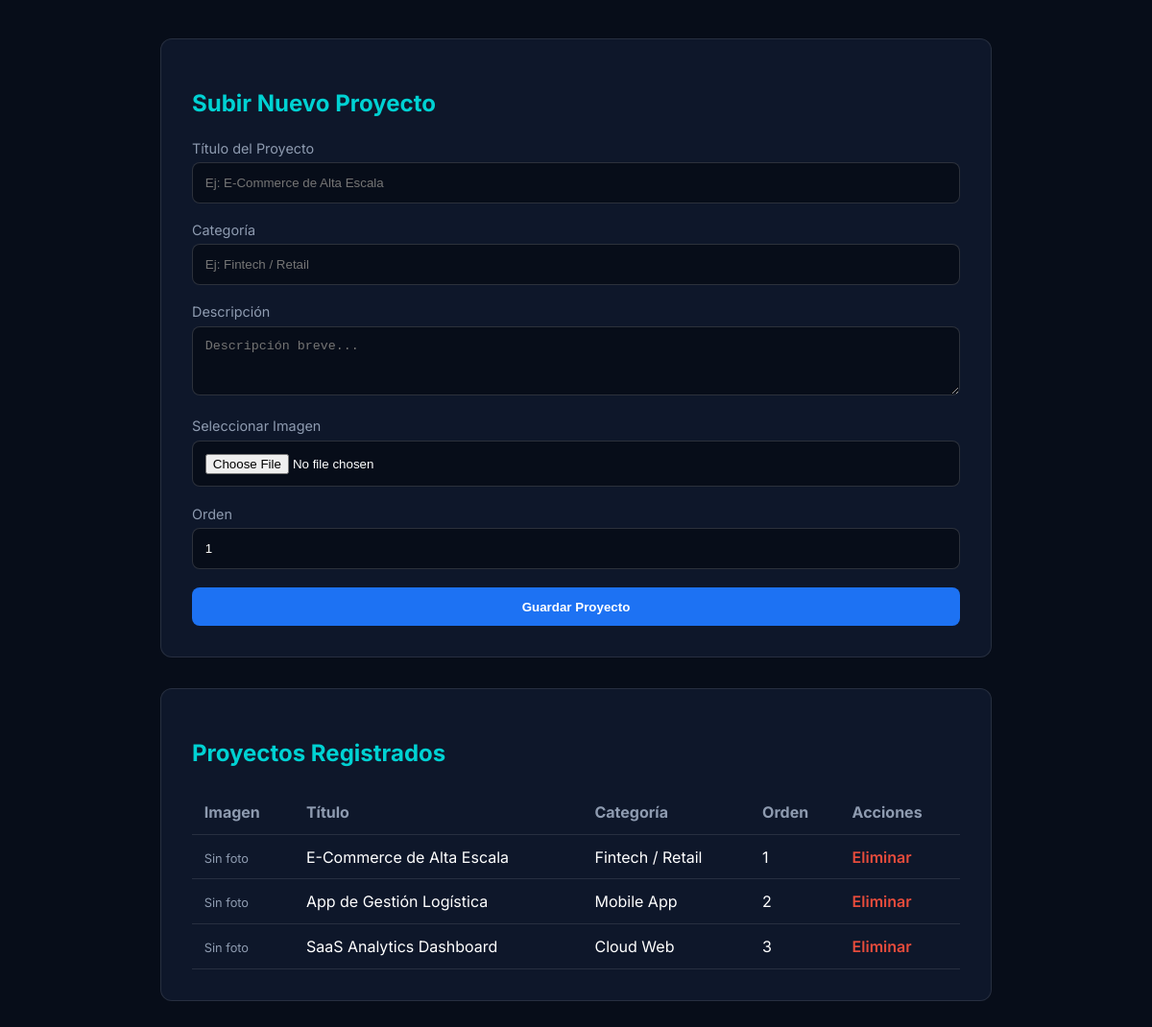
The app's page /admin_proyectos.php with its own data.
### tables this page shows
CREATE TABLE IF NOT EXISTS proyectos (
    id INT AUTO_INCREMENT PRIMARY KEY,
    titulo VARCHAR(100) NOT NULL,
    categoria VARCHAR(50) NOT NULL,
    descripcion TEXT NOT NULL,
    orden INT DEFAULT 0
);

### admin_proyectos.php (the view, shortened to what this page needs)
<?php
require_once __DIR__ . '/config/conexion.php';
$proyectos = $pdo->query("SELECT * FROM proyectos ORDER BY orden ASC")->fetchAll();
?>
<!DOCTYPE html>
<html lang="es">
<head>
</head>
<body>
    <div class="admin-card">
        <h2>Subir Nuevo Proyecto</h2>
        <form action="admin_proyectos.php" method="POST" enctype="multipart/form-data">
            <div class="form-group">
                <label for="titulo">Título del Proyecto</label>
                <input type="text" id="titulo" name="titulo" placeholder="Ej: E-Commerce de Alta Escala" required>
            </div>
            <div class="form-group">
                <label for="categoria">Categoría</label>
                <input type="text" id="categoria" name="categoria" placeholder="Ej: Fintech / Retail" required>
            </div>
            <div class="form-group">
                <label for="descripcion">Descripción</label>
                <textarea id="descripcion" name="descripcion" rows="3" placeholder="Descripción breve..." required></textarea>
            </div>
            <div class="form-group">
                <label for="imagen">Seleccionar Imagen</label>
                <input type="file" id="imagen" name="imagen" accept="image/*" required>
            </div>
            <div class="form-group">
                <label for="orden">Orden</label>
                <input type="number" id="orden" name="orden" value="1" min="0" required>
            </div>
            <button type="submit" class="btn-submit">Guardar Proyecto</button>
        </form>
    </div>
    <div class="admin-card">
        <h2>Proyectos Registrados</h2>
        <table>
            <thead>
                <tr>
                    <th>Imagen</th>
                    <th>Título</th>
                    <th>Categoría</th>
                    <th>Orden</th>
                    <th>Acciones</th>
                </tr>
            </thead>
            <tbody>
                <?php foreach ($proyectos as $p): ?>
                    <tr>
                        <td>
                            <?php if (!empty($p['imagen_url'])): ?>
                                <img src="<?= htmlspecialchars($p['imagen_url']) ?>" class="img-preview" alt="Proyecto">
                            <?php else: ?>
                                <span style="color: #8e9bb0; font-size: 0.8rem;">Sin foto</span>
                            <?php endif; ?>
                        </td>
                        <td><?= htmlspecialchars($p['titulo']) ?></td>
                        <td><?= htmlspecialchars($p['categoria']) ?></td>
                        <td><?= (int)$p['orden'] ?></td>
                        <td>
                            <a href="admin_proyectos.php?eliminar=<?= $p['id'] ?>" class="btn-delete" onclick="return confirm('¿Deseas eliminar este proyecto?');">Eliminar</a>
                        </td>
                    </tr>
                <?php endforeach; ?>
            </tbody>
        </table>
    </div>
</body>
</html>

### admin_proyectos.php (style rules this page uses)
body { background-color: #070d19; color: #fff; font-family: 'Inter', sans-serif; padding: 2rem; }
.admin-card { background: #0e172a; border: 1px solid rgba(255, 255, 255, 0.1); border-radius: 12px; padding: 2rem; max-width: 800px; margin: 0 auto 2rem auto; }
h2 { margin-bottom: 1.5rem; color: #00d2d3; }
.form-group { margin-bottom: 1.2rem; }
label { display: block; margin-bottom: 0.4rem; color: #8e9bb0; font-size: 0.9rem; }
input[type="text"], textarea, input[type="number"], input[type="file"] { width: 100%; padding: 0.8rem; background: #070d19; border: 1px solid rgba(255, 255, 255, 0.15); border-radius: 8px; color: #fff; box-sizing: border-box; }
.btn-submit { background: #1d72f3; color: #fff; border: none; padding: 0.8rem 1.5rem; border-radius: 8px; font-weight: 600; cursor: pointer; width: 100%; }
table { width: 100%; border-collapse: collapse; margin-top: 1rem; }
th, td { padding: 0.8rem; border-bottom: 1px solid rgba(255,255,255,0.1); text-align: left; }
th { color: #8e9bb0; }
.btn-delete { color: #e74c3c; text-decoration: none; font-weight: 600; }

### records on screen
proyectos: shows "Sin foto", titulo "E-Commerce de Alta Escala", categoria "Fintech / Retail", orden "1"
proyectos: shows "Sin foto", titulo "App de Gestión Logística", categoria "Mobile App", orden "2"
proyectos: shows "Sin foto", titulo "SaaS Analytics Dashboard", categoria "Cloud Web", orden "3"
